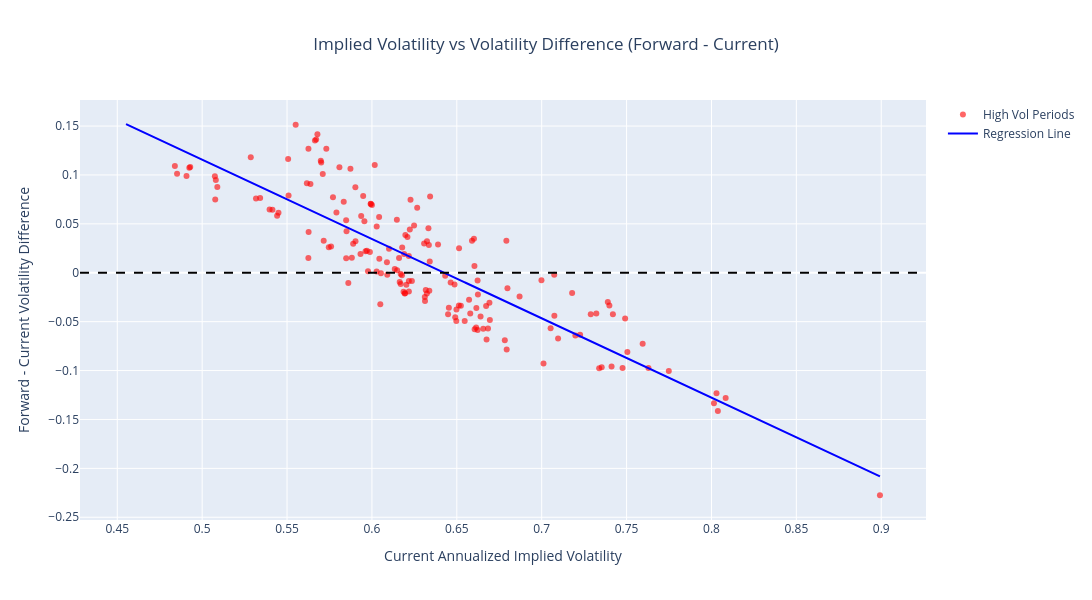

The notebook cell this image was saved under:
### Code cell
# Calculate the difference between forward and current IV
vol_diff = high_vol_data['Forward_30d'] - (high_vol_data['Implied Volatility'] * np.sqrt(252))

# Fit regression line
X = high_vol_data['Implied Volatility'].values * np.sqrt(252)
X = X.reshape(-1, 1)
y = vol_diff.values
model = LinearRegression()
model.fit(X[~np.isnan(y)], y[~np.isnan(y)])

# Create scatter plot
fig = go.Figure()

fig.add_trace(
    go.Scatter(
        x=high_vol_data['Implied Volatility'] * np.sqrt(252),
        y=vol_diff,
        mode='markers',
        name='High Vol Periods',
        marker=dict(
            color='red',
            opacity=0.6
        )
    )
)

# Add horizontal line at y=0 
fig.add_hline(y=0, line_dash="dash", line_color="black")

# Add regression line
fig.add_trace(
    go.Scatter(
        x=X.flatten(),
        y=model.predict(X),
        mode='lines',
        name='Regression Line',
        line=dict(color='blue')
    )
)
# Update layout
fig.update_layout(
    height=600,
    width=1200,
    title="Implied Volatility vs Volatility Difference (Forward - Current)",
    title_x=0.5,
    xaxis_title="Current Annualized Implied Volatility",
    yaxis_title="Forward - Current Volatility Difference",
    showlegend=True
)

fig.show()

# Print regression equation
print(f"Regression equation: y = {model.coef_[0]:.3f}x + {model.intercept_:.3f}")
# Calculate threshold using regression equation
# When y = 0, x = -b/m where y = mx + b
threshold = -model.intercept_ / model.coef_[0]

print(f"\nImplied volatility threshold from regression equation: {threshold*100:.4f}%")
print(f"Above this level, implied volatility tends to decrease over the next 30 days")
print(f"(Based on regression equation: y = {model.coef_[0]:.3f}x + {model.intercept_:.3f})")

### Figure 1 — Plotly figure (JSON) as saved in the notebook; plotly's stock layout.template omitted (floating-point values rounded to 4 significant figures; data arrays with more than 128 entries replaced by an {"elided": "..."} marker saying what was removed)
{"data": [{"marker": {"color": "red", "opacity": 0.6}, "mode": "markers", "name": "High Vol Periods", "type": "scatter", "x": {"elided": "226 float values"}, "y": {"elided": "226 float values"}}, {"line": {"color": "blue"}, "mode": "lines", "name": "Regression Line", "type": "scatter", "x": {"elided": "226 float values"}, "y": {"elided": "226 float values"}}], "layout": {"height": 600, "shapes": [{"line": {"color": "black", "dash": "dash"}, "type": "line", "x0": 0, "x1": 1, "xref": "x domain", "y0": 0, "y1": 0, "yref": "y"}], "showlegend": true, "title": {"text": "Implied Volatility vs Volatility Difference (Forward - Current)", "x": 0.5}, "width": 1200, "xaxis": {"title": {"text": "Current Annualized Implied Volatility"}}, "yaxis": {"title": {"text": "Forward - Current Volatility Difference"}}}}
